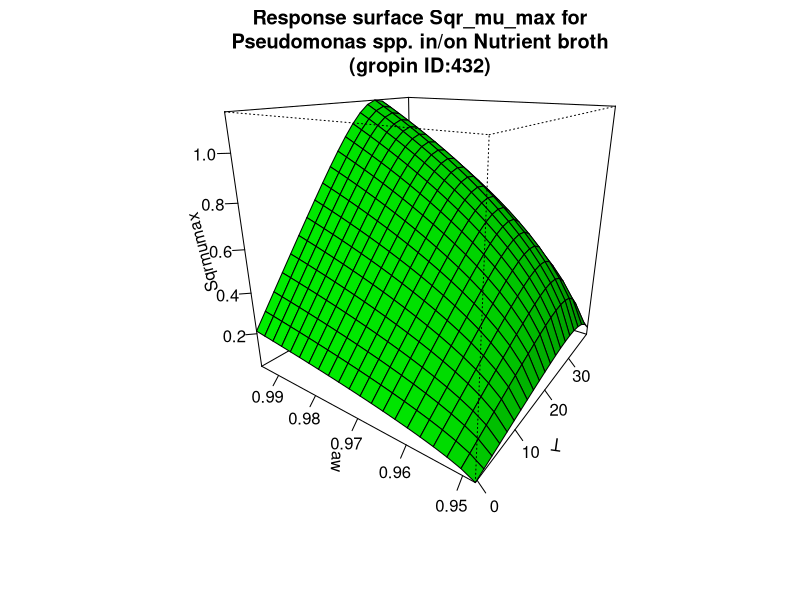

R code for this plot:
#############################
# start of Parameter script
#############################
T <- seq(-0.4004,39.1608391608392,length.out=21)
aw <- seq(0.947947,0.995004995004995,length.out=21)
#############################
# end of Parameter script
#############################
############################# 
# start of Model script Gropin ID 432 
#############################
 
# constant coefficients for this model
 
variables <- data.frame(T,aw)
argumentsPar <- unique.data.frame(expand.grid(variables))
 
# heart of the model
response_surface <- function(T,aw) {
   mumax <-0.1709*(T+6.1)*(1-exp(0.1723*(T-41.2)))*sqrt(aw-0.947)

	return(mumax=mumax)
} 

# output parameters
responseSurface <- cbind(argumentsPar,response_surface(argumentsPar['T'],argumentsPar['aw']))
colnames(responseSurface) <- c(colnames(argumentsPar),'Sqrmumax')
#############################
# End of Model script
#############################
############################# 
# start of Visualisation script Gropin ID 432 
#############################
titleText <-'Response surface Sqr_mu_max for
Pseudomonas spp. in/on Nutrient broth
(gropin ID:432)'
persp(T,aw,matrix(unlist(responseSurface$'Sqrmumax'),nrow=21),col = 'green',xlab='T',ylab='aw',zlab='Sqrmumax',main=titleText,theta=305,phi=20,shade=0.25,ticktype = 'detailed')
#############################
# End of Visualisation script
#############################
